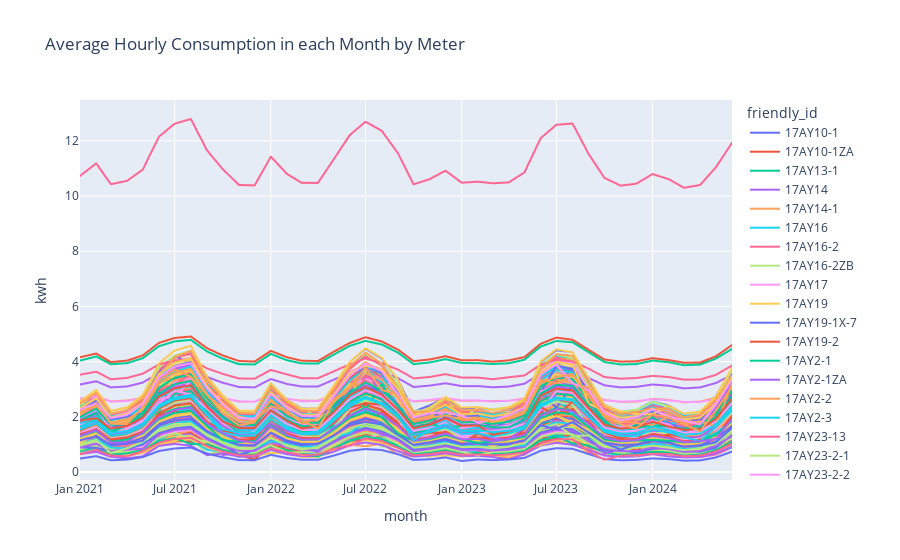

Notebook code cell kept with this figure:
### Code cell
# Plot graph
px.line(meter_month_df, x='month', y='kwh', 
        title='Average Hourly Consumption in each Month by Meter',
        color='friendly_id')
